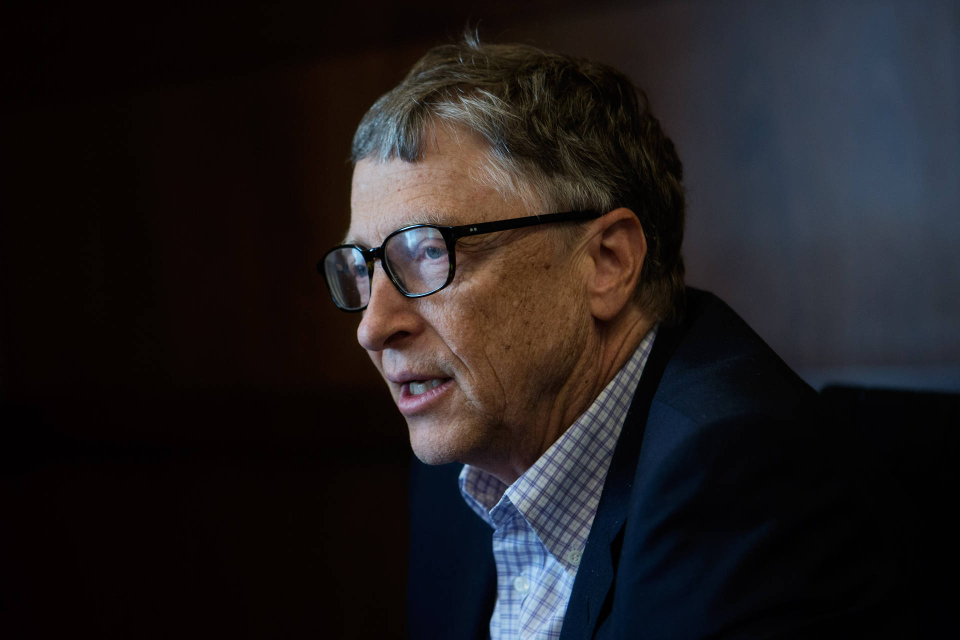
#> input picture 04-caras-clasificacion-multiclase/dataset/bill gates/000020.jpg, 1920 x 1280 px (shown at 1/2 size); its folder holds only this picture in this run
$ python procesar.py
#> lines starting #> are read from the running program, lines starting #| are printed output that depends on the picture
import cv2
import os

face_cascade = cv2.CascadeClassifier(cv2.data.haarcascades + 'haarcascade_frontalface_default.xml')

carpetas = [f.path for f in os.scandir('dataset') if f.is_dir()]
for carpeta in carpetas:
    nombre_persona = os.path.basename(carpeta)
    path_raw = os.path.join('dataset', nombre_persona)
    path_final = os.path.join('dataset-procesado', nombre_persona)

    if not os.path.exists(path_final):
        print(f'Carpeta creada: {path_final}')
        os.makedirs(path_final)

    for image in os.listdir(path_raw):
        img = cv2.imread(os.path.join(path_raw, image))
#> img is the input picture: shape (1280, 1920, 3); mean B, G, R 29.7, 28.2, 31.9
        if img is None:
            continue

        gray = cv2.cvtColor(img, cv2.COLOR_BGR2GRAY)
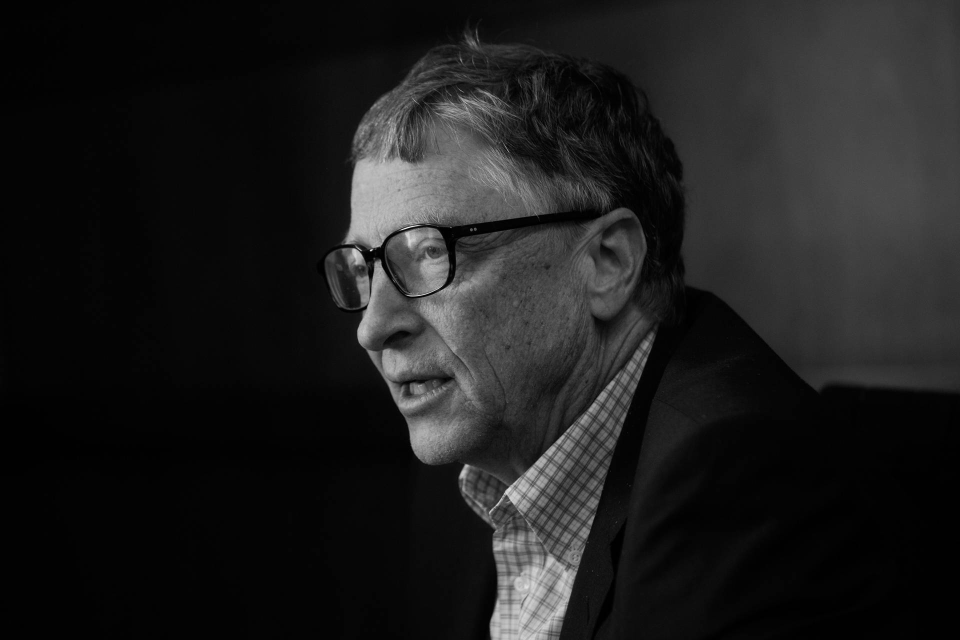
#> gray: shape (1280, 1920) (shown at 1/2 size); min 0, max 254, mean 29.5
        faces = face_cascade.detectMultiScale(gray, 1.3, 5)
#> faces = [[606, 328, 459, 459]]
        count = 0
        for (x, y, w, h) in faces:
            # Recortar el rostro detectado
            rostro_recortado = img[y:y + h, x:x + w]

            # Redimensionar al tamaño solicitado (160x160)
            rostro_final = cv2.resize(rostro_recortado, (160, 160))

            nombre_base = image.split('.')[0]

            # Guardar el resultado
            cv2.imwrite(os.path.join(path_final, f'{nombre_base}_{count}.jpg'), rostro_final)

            count += 1
#> this loop made 1 pass
#> (x, y, w, h, nombre_base, count) on pass 1: (606, 328, 459, 459, '000020', 1)
#> pass 1, `rostro_recortado = img[y:y + h, x:x + w]`:
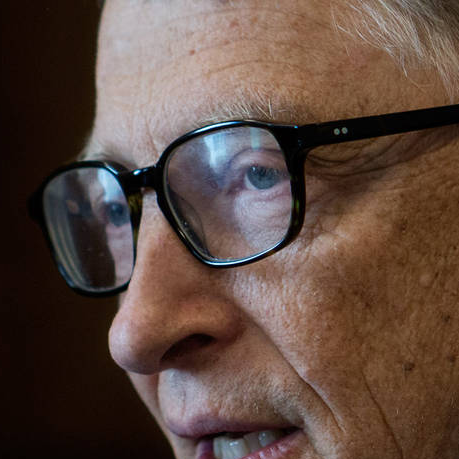
#> rostro_recortado: shape (459, 459, 3); mean B, G, R 63.9, 73.3, 93.7
#> pass 1, `rostro_final = cv2.resize(rostro_recortado, (160, 160))`:
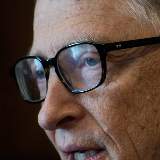
#> rostro_final: shape (160, 160, 3); mean B, G, R 63.8, 73.2, 93.6
#> after the loop, count = 1
#> pass 2 of the loop `for carpeta in carpetas:`:
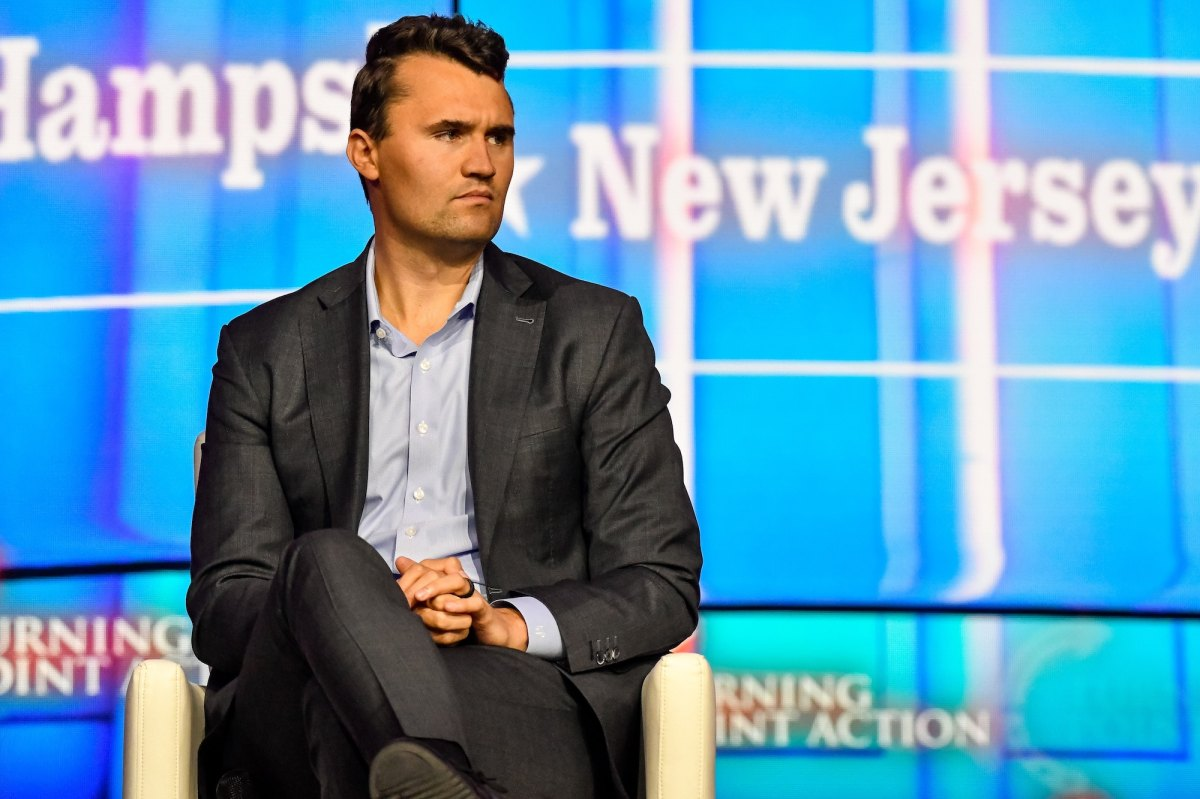
#> input picture 04-caras-clasificacion-multiclase/dataset/charlie kirk/489229c441fe9cbfc7e42e62160d3ab74c34437b4c8cb6544e33d97aac0a97d4.jpg, 1200 x 799 px
#> img is the input picture: shape (799, 1200, 3); mean B, G, R 182.3, 149.6, 88.5
#> `gray = cv2.cvtColor(img, cv2.COLOR_BGR2GRAY)`:
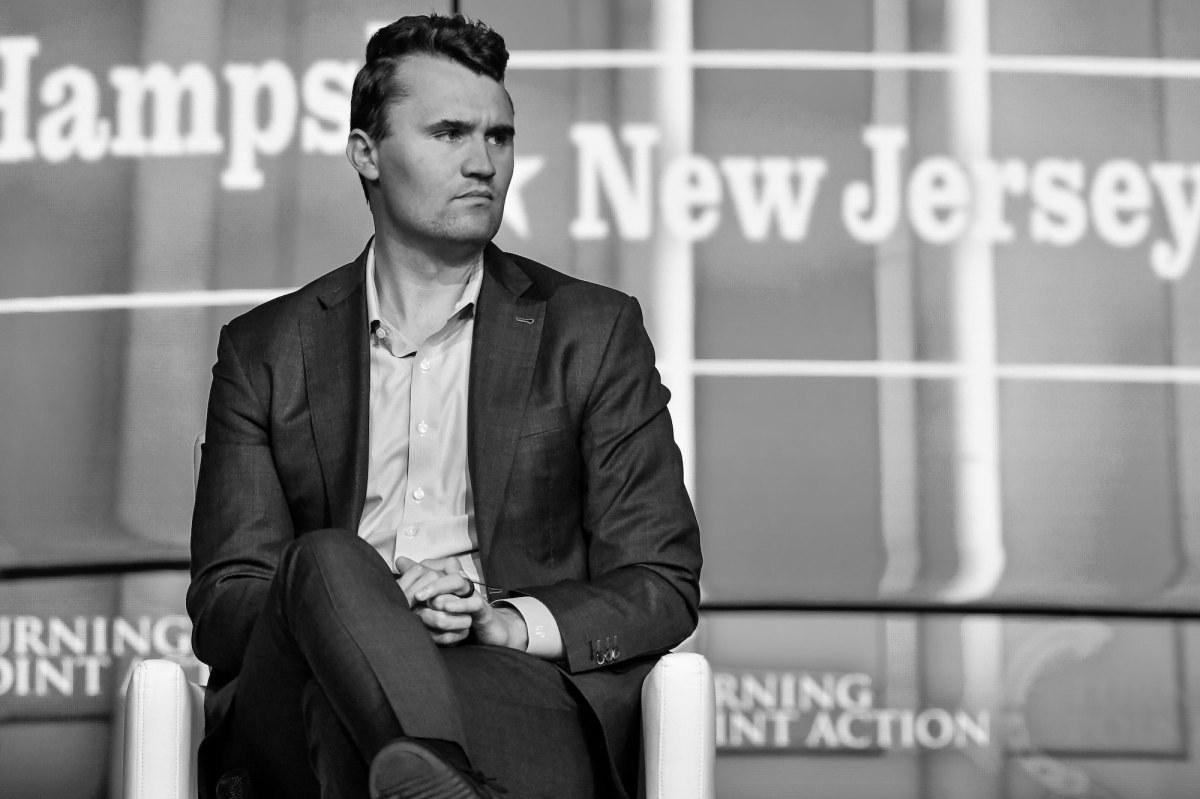
#> gray: shape (799, 1200); min 0, max 255, mean 135.1
#> faces = [[403, 82, 140, 140]]
#> the loop `for (x, y, w, h) in faces:` made 1 pass
#> (x, y, w, h, count) on pass 1: (403, 82, 140, 140, 1)
#> pass 1, `rostro_recortado = img[y:y + h, x:x + w]`:
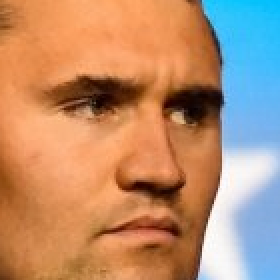
#> rostro_recortado: shape (140, 140, 3) (shown 2 times larger); mean B, G, R 113.3, 142.9, 185.8
#> after the loop `for (x, y, w, h) in faces:`: count = 1
